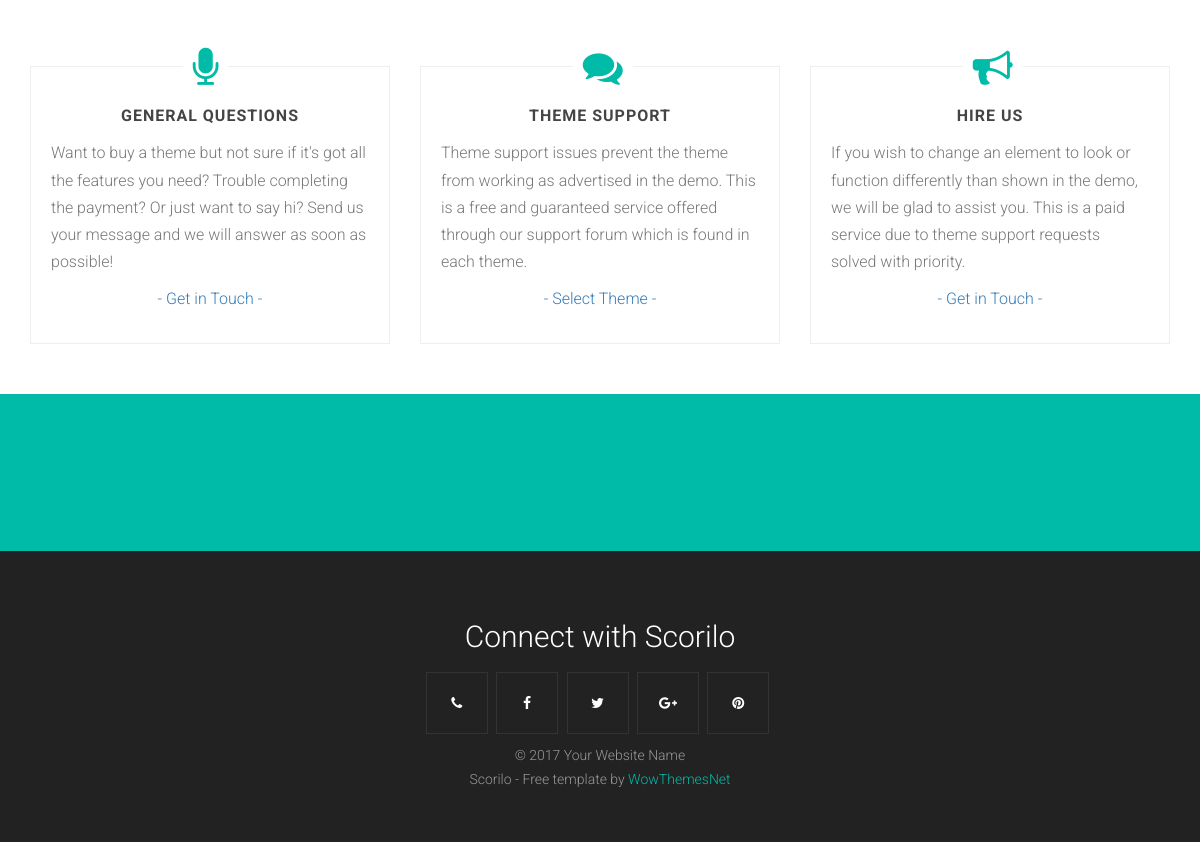
The app's page /index (lower part), older data.
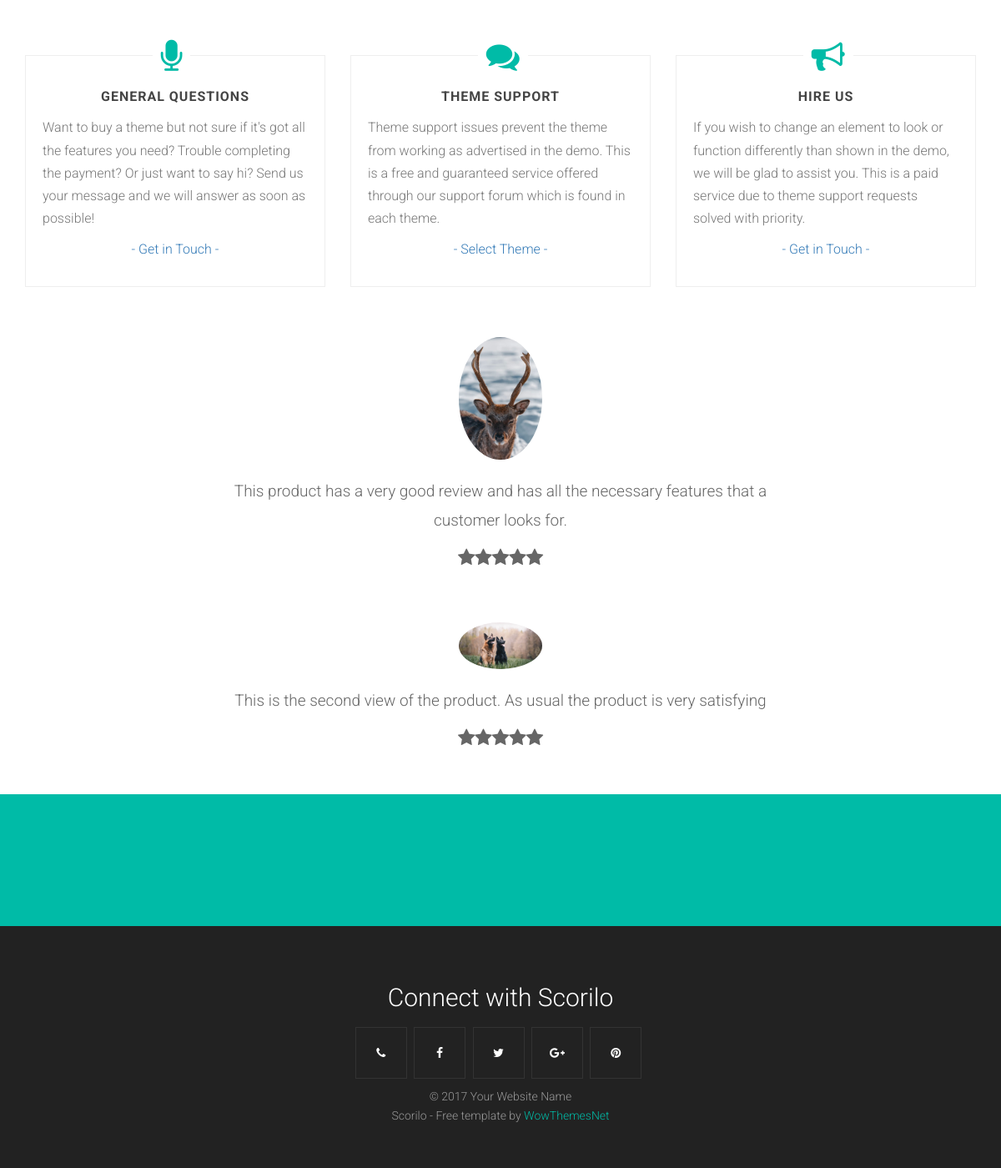
The same page, newer data.
### eCommerceApp/models.py (models this page shows)
class UserReview(models.Model):
    productReview = models.TextField()
    img = models.ImageField(upload_to="reviewPics")

### eCommerceApp/views.py (the view)
# urls.py: path("index", views.index, name="index"),
def index(request):
    data = Product.objects.all()[:3]
    value = UserReview.objects.all()[:2]
    return render(request, "index.html", {"datas": data, "values": value})

### templates/index.html (shortened to what this page needs)
{% extends "base.html" %}
{% load static %}
{% block content %}
<br />
<div class="item content">
	<div class="container">
		<div class="row">
			<div class="col-md-4">
				<i class="fa fa-microphone infoareaicon"></i>
				<div class="infoareawrap">
					<h1 class="text-center subtitle">General Questions</h1>
					<p>
						Want to buy a theme but not sure if it's got all the features you need? Trouble completing
						the payment? Or just want to say hi? Send us your message and we will answer as soon as
						possible!
					</p>
					<p class="text-center">
						<a href="#">- Get in Touch -</a>
					</p>
				</div>
			</div>
			<div class="col-md-4">
				<i class="fa fa-comments infoareaicon"></i>
				<div class="infoareawrap">
					<h1 class="text-center subtitle">Theme Support</h1>
					<p>
						Theme support issues prevent the theme from working as advertised in the demo. This is a
						free and guaranteed service offered through our support forum which is found in each theme.
					</p>
					<p class="text-center">
						<a href="#">- Select Theme -</a>
					</p>
				</div>
			</div>
			<div class="col-md-4">
				<i class="fa fa-bullhorn infoareaicon"></i>
				<div class="infoareawrap">
					<h1 class="text-center subtitle">Hire Us</h1>
					<p>
						If you wish to change an element to look or function differently than shown in the demo, we
						will be glad to assist you. This is a paid service due to theme support requests solved with
						priority.
					</p>
					<p class="text-center">
						<a href="#">- Get in Touch -</a>
					</p>
				</div>
			</div>
		</div>
	</div>
</div>
{% for value in values %}
<div class="item content">
	<div class="container">
		<div class="col-md-10 col-md-offset-1">
			<div class="slide-text">
				<div>
					<img src="{{value.img.url}}" alt="Awesome Support">
					<p>
						{{value.productReview}}
					</p>
					<i class="fa fa-star"></i><i class="fa fa-star"></i><i class="fa fa-star"></i><i
						class="fa fa-star"></i><i class="fa fa-star"></i>
				</div>
			</div>
		</div>
	</div>
</div>
{% endfor %}
{% endblock %}

Row changes from the older to the newer data that the page shows:
added UserReview: img (picture), productReview "This product has a very good review and has all the necessary features that a customer looks for."
added UserReview: img (picture), productReview "This is the second view of the product. As usual the product is very satisfying"
